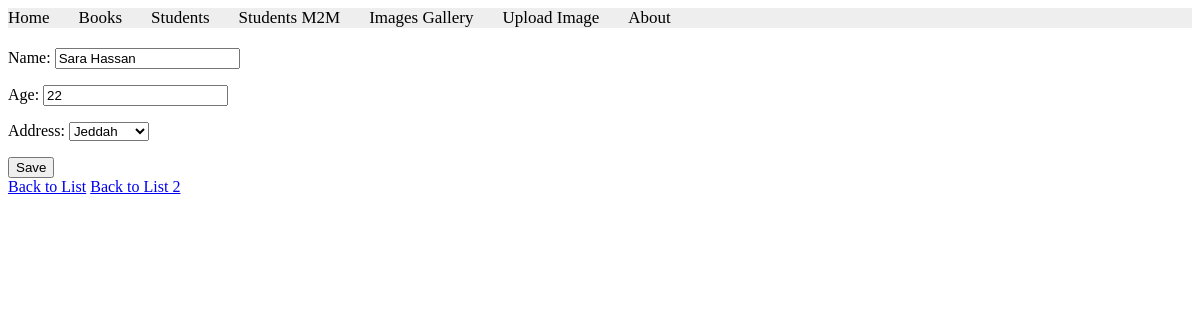
/books/lab11/updatestudent/2, run on the app's committed database.
### apps/bookmodule/models.py (models this page shows, shortened)
class Student(models.Model):
    name = models.CharField(max_length=100)
    age = models.IntegerField()
    address = models.ForeignKey(Address, on_delete=models.CASCADE)

### apps/bookmodule/views.py (the view)
# urls.py: path('lab11/updatestudent/<int:id>', views.update_student, name='update_student'),
def update_student(request, id):
    student = get_object_or_404(Student, id=id)
    if request.method == 'POST':
        form = StudentForm(request.POST, instance=student)
        if form.is_valid():
            form.save()
            return redirect('list_students')
    else:
        form = StudentForm(instance=student)
    return render(request, 'bookmodule/lab11/form.html', {'form': form})

### apps/bookmodule/forms.py
class StudentForm(forms.ModelForm):
    class Meta:
        model = Student
        fields = ['name', 'age', 'address']

### apps/bookmodule/models.py (called while the page is built)
    def __str__(self):
        return self.city

### apps/templates/bookmodule/lab11/form.html (shortened to what this page needs)
{% extends "layouts/base.html" %}
{% block content %}
  <form method="post">
    {{ form.as_p }}
    <button type="submit">Save</button>
  </form>
  <a href="{% url 'list_students' %}">Back to List</a>
  <a href="{% url 'list_students2' %}">Back to List 2</a>
{% endblock %}

### data on the page
Student: name "Sara Hassan", age "22", address "Jeddah"
